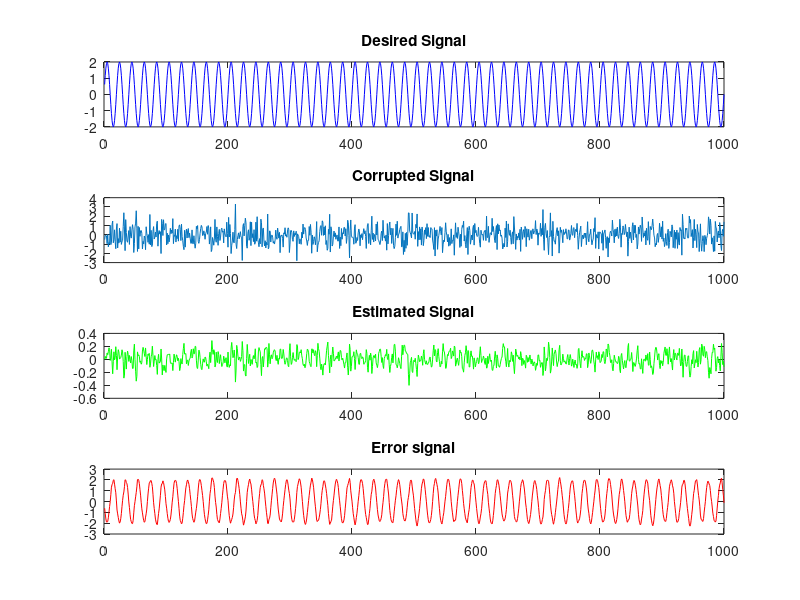

Write MATLAB code to recreate this figure.
clc; clear; close all;

% Program of a LMS algorithm

% Generating Desired Signal 
t = 0.001:0.001:1 ;
d = 2*sin(2*pi*50*t); 

% Generating a corrupted signal with Noise 
n = numel(d); % Generate same number of element as desired signal
x = d(1,n) + 0.9*randn(1,n);

% Parameter
M = 2; % Filter_Order of the adaptive filter

w = zeros(1,M); % Initialize variables with zero

wi = zeros(1,M); % Initialize the updated variable with zero

e = [];  % Initialize the Error matrix with null

mu = 0.001;  % Step size

% LMS algoritham
for i = M:n
    e(i) = d(i) - wi * x(i:-1:i-M+1)';
    wi = wi + 2*mu*e(i)*x(i:-1:i-M+1);
end

% Estimated signal
y = zeros(n,1);
for i = M:n
   y(i) = (wi* x(i:-1:i-M+1)');
end

% Computing the errror Signal
error_signal = y' - d;

% Display of the signal
subplot(4,1,1);
plot(d, 'b');
title('Desired Signal');

subplot(4,1,2);
plot(x);
title('Corrupted Signal');

subplot(4,1,3);
plot(y,'g');
title('Estimated Signal');

subplot(4,1,4);
plot(error_signal,'r');
title('Error signal');

